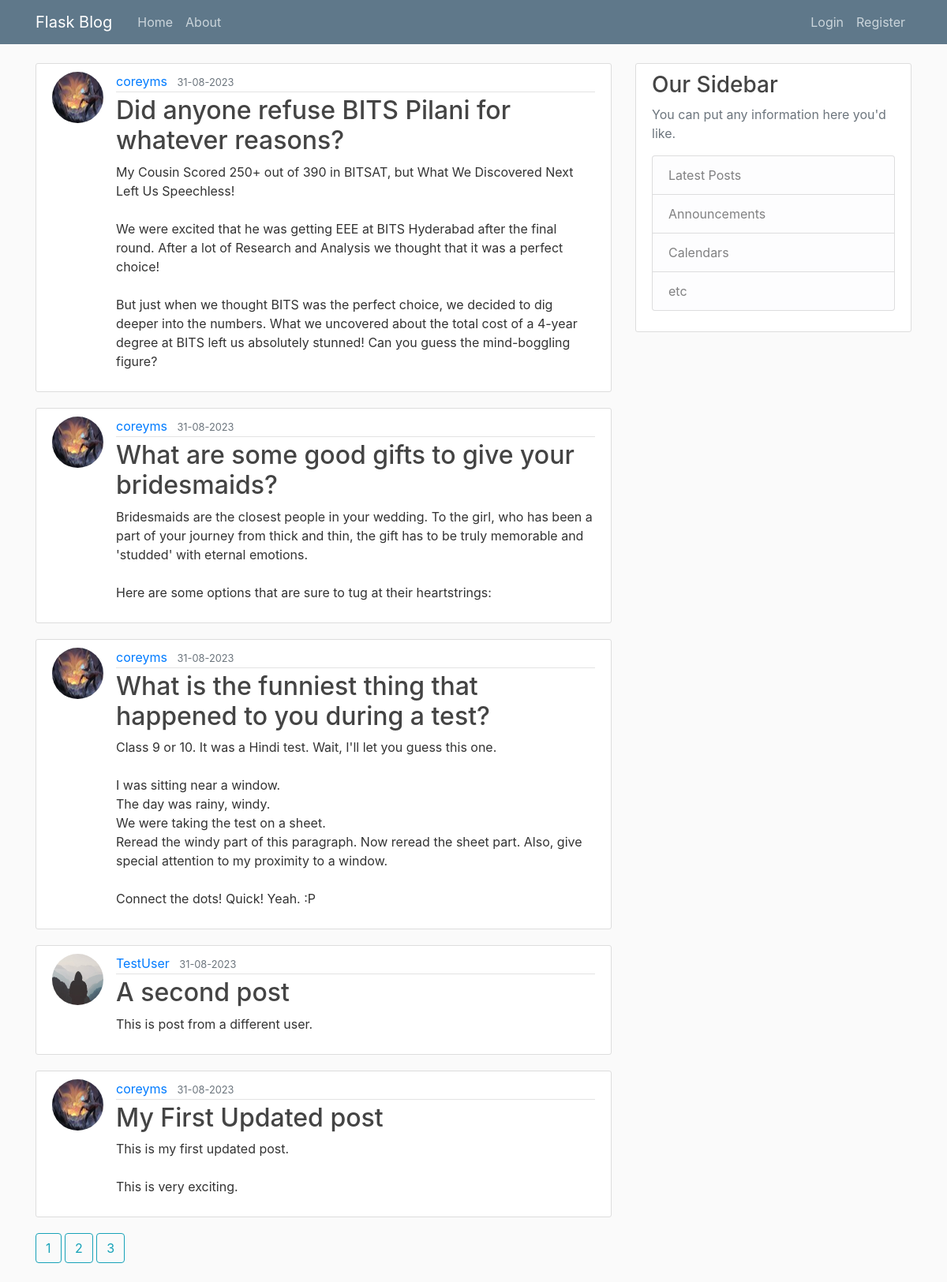
The app's page /index?page=3 with its own data.
### flaskblog/models.py (models this page shows, shortened)
class Post(db.Model):
    id = db.Column(db.Integer, primary_key=True)
    title = db.Column(db.String(100), nullable= False)
    date_posted = db.Column(db.DateTime, nullable=False, default=datetime.utcnow)
    content = db.Column(db.Text, nullable=False)
    user_id= db.Column(db.Integer, db.ForeignKey('user.id'), nullable=False)

class User(db.Model, UserMixin):
    id = db.Column(db.Integer, primary_key=True)
    username = db.Column(db.String(20), unique=True, nullable=False)
    email = db.Column(db.String(120), unique=True, nullable=False)
    image_file = db.Column(db.String(50), nullable=False, default='default.jpg')
    password = db.Column(db.String(60), nullable=False)
    posts = db.relationship('Post', backref='author', lazy=True)

### flaskblog/main/routes.py (the view)
@main.route('/')
@main.route("/index")
def index():
    page = request.args.get('page', default=1, type=int)
    posts=Post.query.order_by(Post.date_posted.desc()).paginate(page=page, per_page=5)
    return render_template('index.html',posts=posts)

### flaskblog/templates/index.html
{% extends "layout.html" %}
{% block content %}
    {% for post in posts.items %}
        <article class="media content-section">
            <img class="rounded-circle article-img" src="{{ url_for('static', filename='profile_pics/'+ post.author.image_file) }}">
            <div class="media-body">
                <div class="article-metadata">
                    <a class="mr-2" href="{{ url_for('users.user_posts', username=post.author.username) }}">{{ post.author.username }}</a>
                    <small class="text-muted">{{ post.date_posted.strftime('%d-%m-%Y') }}</small>
                </div>
                <h2><a class="article-title" href="{{ url_for('posts.post', post_id=post.id) }}">{{ post.title }}</a></h2>
                <p class="article-content">{{ post.content }}</p>
            </div>
        </article>
    {% endfor %}
    {% for page_num in posts.iter_pages(left_edge=1, right_edge=1, left_current=1, right_current=2) %}
        {% if page_num %}
            {% if posts.page_num == page_num %}
                <a class="btn btn-info mb-4" href="{{ url_for('main.index', page=page_num) }}">{{ page_num }}</a>
            {% else %}
                <a class="btn btn-outline-info mb-4" href="{{ url_for('main.index', page=page_num) }}">{{ page_num }}</a>
            {% endif %}
        {% else %}
            ...
        {% endif %}
    {% endfor %}
{% endblock content %}

### flaskblog/static/main.css (style rules this page uses)
body { background: #fafafa; color: #333333; margin-top: 5rem; }
h1, h2, h3, h4, h5, h6 { color: #444444; }
.content-section { background: #ffffff; padding: 10px 20px; border: 1px solid #dddddd; border-radius: 3px; margin-bottom: 20px; }
.article-title { color: #444444; }
.article-content { white-space: pre-line; }
.article-img { height: 65px; width: 65px; margin-right: 16px; }
.article-metadata { padding-bottom: 1px; margin-bottom: 4px; border-bottom: 1px solid #e3e3e3 }

### records on screen
Post: image_file (picture), author.username "coreyms", date_posted "31-08-2023", title "Did anyone refuse BITS Pilani for whatever reasons?", content "My Cousin Scored 250+ out of 390 in BITSAT, but What We Discovered Next Left Us Speechless! We were excited that he was getting EEE at BITS Hyderabad after the final round. After a lot of Research and Analysis we thought that it was a perfect choice! But just when we thought BITS was the perfect choice, we decided to dig deeper into the numbers. What we uncovered about the total cost of a 4-year degree at BITS left us absolutely stunned! Can you guess the mind-boggling figure?"
Post: image_file (picture), author.username "coreyms", date_posted "31-08-2023", title "What are some good gifts to give your bridesmaids?", content "Bridesmaids are the closest people in your wedding. To the girl, who has been a part of your journey from thick and thin, the gift has to be truly memorable and 'studded' with eternal emotions. Here are some options that are sure to tug at their heartstrings:"
Post: image_file (picture), author.username "coreyms", date_posted "31-08-2023", title "What is the funniest thing that happened to you during a test?", content "Class 9 or 10. It was a Hindi test. Wait, I'll let you guess this one. I was sitting near a window. The day was rainy, windy. We were taking the test on a sheet. Reread the windy part of this paragraph. Now reread the sheet part. Also, give special attention to my proximity to a window. Connect the dots! Quick! Yeah. :P"
Post: image_file (placeholder picture), author.username "TestUser", date_posted "31-08-2023", title "A second post", content "This is post from a different user."
Post: image_file (picture), author.username "coreyms", date_posted "31-08-2023", title "My First Updated post", content "This is my first updated post. This is very exciting."

### other values on screen
{{ page_num }} "1" "2" "3"
